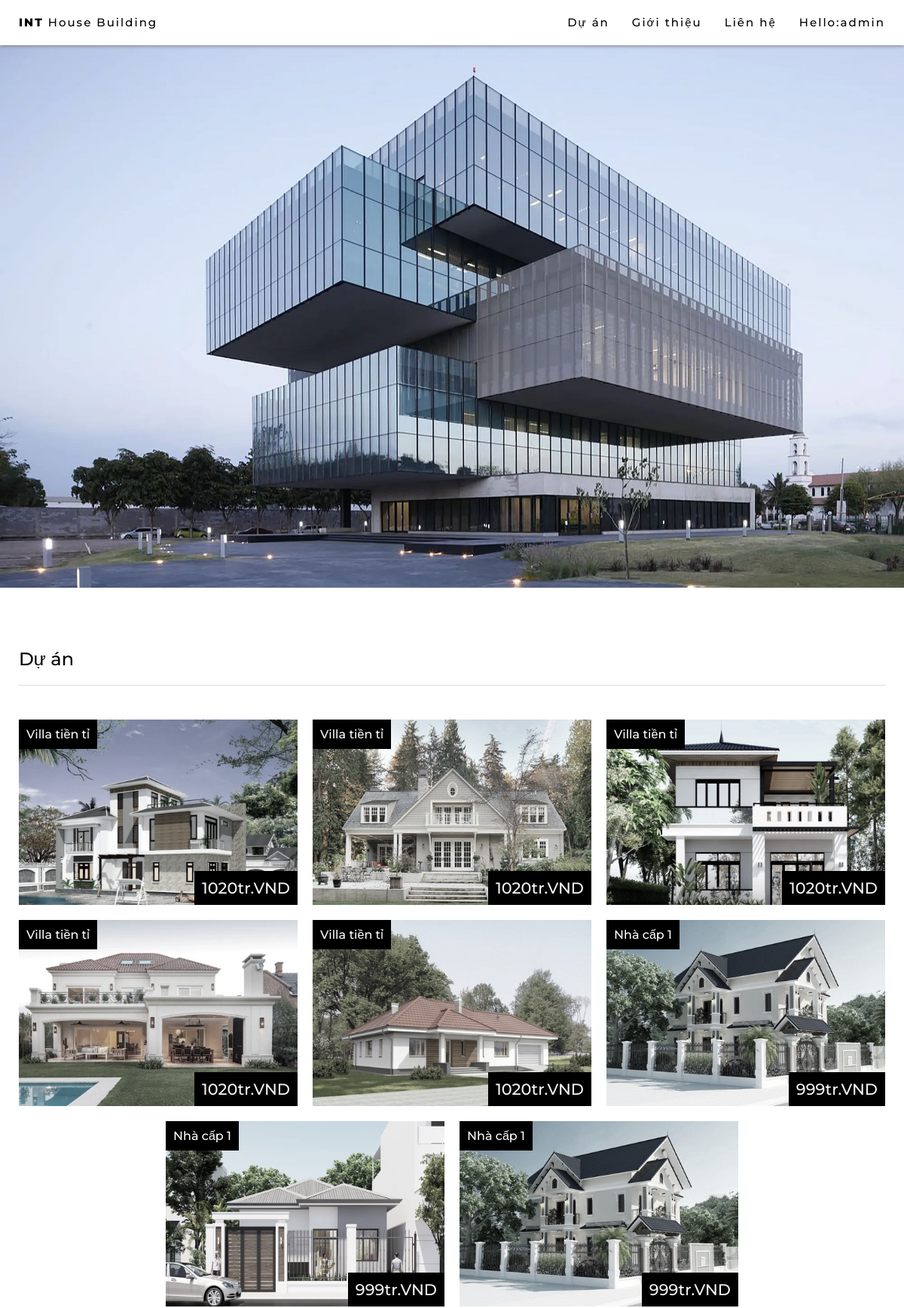
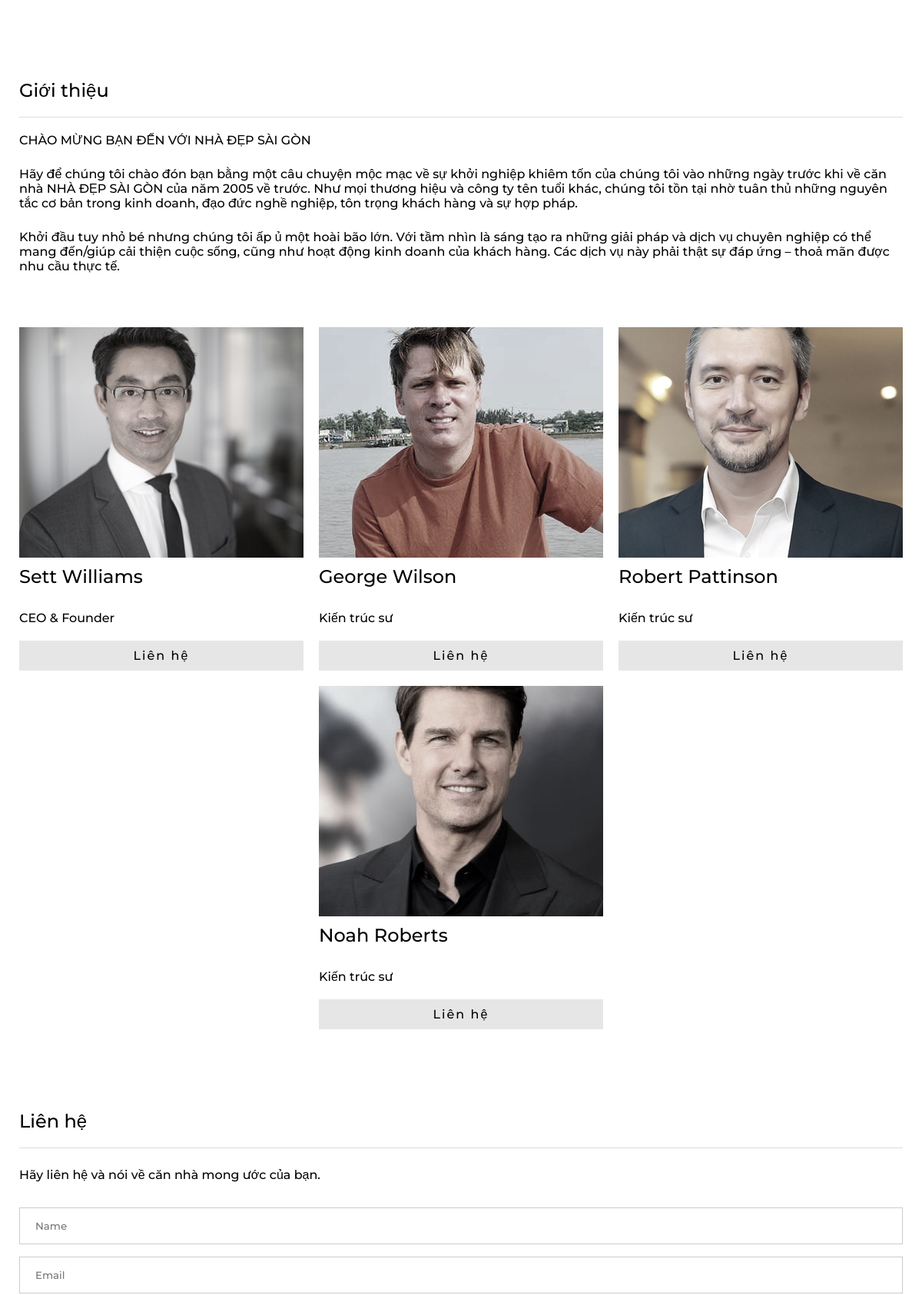
The app's page /index.php (signed in, upper part) with its own data (2 pictures, top to bottom).
### tables this page shows
CREATE TABLE `user` (
  `id` int(11) NOT NULL,
  `username` varchar(50) NOT NULL,
  `password` varchar(50) NOT NULL,
  `email` varchar(80) NOT NULL,
  `birthday` date NOT NULL,
  `role` int(11) NOT NULL,
  `avatar` varchar(500) NOT NULL,
  `phone` varchar(15) NOT NULL,
  `gender` varchar(10) NOT NULL
);

CREATE TABLE `post` (
  `id` int(11) NOT NULL,
  `cost` bigint(20) NOT NULL,
  `category` varchar(100) NOT NULL,
  `poster` int(11) NOT NULL,
  `content` varchar(8000) NOT NULL,
  `img` varchar(100) NOT NULL,
  `Title` varchar(100) NOT NULL
);

CREATE TABLE `employee` (
  `id` int(11) NOT NULL,
  `name` varchar(100) NOT NULL,
  `position` varchar(100) NOT NULL,
  `email` varchar(100) NOT NULL,
  `img` varchar(800) NOT NULL
);

### session.php (called while the page is built, shortened)
<?php
include('config.php');
$user_check = $_SESSION['login_user'];
$ses_sql = mysqli_query($db, "select * from user where username = '$user_check' ");
$row = mysqli_fetch_array($ses_sql, MYSQLI_ASSOC);
if (isset($_SESSION['login_user'])) {
   $login_session = $row['username'];
}

### index.php (the view, shortened to what this page needs)
    <?php
    include('session.php');
    ?>
<!DOCTYPE html>
<html lang="en">
<head>
    <link rel="stylesheet" href="style.css">
    <link rel="stylesheet" href="https://cdnjs.cloudflare.com/ajax/libs/font-awesome/4.7.0/css/font-awesome.min.css">
</head>
<body>
    <div id="navbar">
        <a href="#" class="home button">
            <b>INT</b> House Building
        </a>
        <?php
        if (!isset($_SESSION['login_user'])) {
            echo "<a href='#' id='myBtnMobile' class='button' onclick='openModal()'> Đăng nhập</a>";
        } else {
            echo "<a href='#' id='myBtnInfo' class='button' onclick='openModalInfo()'> Hello:" . $login_session . "</a>";
        }
        ?>
        <a href="#contact" class="button">
            Liên hệ
        </a>
        <a href="#about" class="button">
            Giới thiệu
        </a>
        <a href="#projects" class="button">
            Dự án
        </a>
    </div>
    <div class=" main_content">
        <div class="top_content">
            <img src="./img/architect.jpg" alt="architect" class="main_picture">
        </div>
        <div id="projects">
            <div class="sub_title">
                <h2>Dự án</h2>
            </div>
            <div class="projects_content">
                <?php
                $sql = "SELECT * FROM post ORDER BY id LIMIT 8 OFFSET 0";
                $result = mysqli_query($db, $sql);
                if ($result->num_rows > 0) {
                    while ($row = $result->fetch_assoc()) {
                        echo "<div class='sub_content' onclick='viewDetail(".$row['id'].");'>
                                <img src='./" . $row['img'] . "' alt='house1' class='sub_picture'>
                                <div class='sub_text'>
                                    <span>" . $row['category'] . "</span>
                                </div>
                                <div class='prices'>
                                    <span>" . (string)($row['cost'] / 1000000) . "tr.VND</span>
                                </div>
                            </div>";
                    }
                }
                ?>
            </div>
            <div id="about">
                <div class="sub_title">
                    <h2>Giới thiệu</h2>
                    <h4>CHÀO MỪNG BẠN ĐẾN VỚI NHÀ ĐẸP SÀI GÒN</h4>
                    <p>Hãy để chúng tôi chào đón bạn bằng một câu chuyện mộc mạc về sự khởi nghiệp khiêm tốn của
                        chúng
                        tôi vào những ngày trước khi về căn nhà NHÀ ĐẸP SÀI GÒN của năm 2005 về trước. Như mọi
                        thương
                        hiệu và công ty tên tuổi khác, chúng tôi tồn
                        tại nhờ tuân thủ những nguyên tắc cơ bản trong kinh doanh, đạo đức nghề nghiệp, tôn
                        trọng khách
                        hàng và sự hợp pháp.</p>
                    <p>Khởi đầu tuy nhỏ bé nhưng chúng tôi ấp ủ một hoài bão lớn. Với tầm nhìn là sáng tạo ra
                        những giải
                        pháp và dịch vụ chuyên nghiệp có thể mang đến/giúp cải thiện cuộc sống, cũng như hoạt
                        động kinh
                        doanh của khách hàng. Các dịch vụ này phải
                        thật sự đáp ứng – thoả mãn được nhu cầu thực tế.</p>
                </div>
                <div class="projects_content">
                    <?php
                    $sql = "SELECT * FROM employee ORDER BY id  LIMIT 4 OFFSET 0";
                    $result = mysqli_query($db, $sql);
                    if ($result->num_rows > 0) {
                        while ($row = $result->fetch_assoc()) {
                            echo "<div class='sub_content'>
                            <img src='./" . $row['img'] . "' alt='team1' class='sub_picture about' style='height:300px; object-fit: none;        object-position: center;' >
                            <h3>" . $row['name'] . "</h3>
                            <h4>" . $row['position'] . "</h4>
                            <a href='mailto:" . $row['email'] . "' class='button about'>Liên hệ</a>
                            </div>";
                        }
                    }
                    ?>
                </div>
            </div>
            <div id="contact">
                <div class="sub_title">
                    <h2>Liên hệ</h2>
                    <p>Hãy liên hệ và nói về căn nhà mong ước của bạn.</p>
                    <form action="/index.html" method="POST">
                        <input type="text" id="name" name="name" placeholder="Name">
                        <input type="text" id="email" name="email" placeholder="Email">
                    </form>
                </div>
            </div>
        </div>
    </div>
</body>
</html>

### style.css (style rules this page uses)
* { font-family: "Montserrat", sans-serif; text-decoration: none; font-weight: 500; margin: unset; }
html { scroll-behavior: smooth; }
b { font-weight: 800; }
p { margin: 25px 0px; text-align: left; }
#navbar { overflow: hidden; position: fixed; top: 0; z-index: 6; background-color: white; height: 60px; width: 100%; font-size: 15px; padding: 5px 10px; box-shadow: 0 1px 5px 0 gray; box-sizing: border-box; }
.button { margin: 5px 5px; float: right; color: black; padding: 10px 10px; letter-spacing: 2px; }
.home { float: left; }
.main_content { margin-top: 60px; display: flex; flex-direction: column; align-items: center; width: 100%; }
.top_content { width: 100%; height: auto; position: relative; max-width: 1500px; }
.main_picture { width: 100%; height: auto; margin: 0px 0px; }
.sub_title { padding: 20px 25px; }
#projects, #about, #contact { max-width: 1550px; width: 100%; }
.projects_content { display: flex; flex-flow: row wrap; justify-content: center; position: relative; padding: 15px; }
.sub_content { position: relative; padding: 10px; width: 25%; box-sizing: border-box; display: flex; flex-direction: column; }
@media only screen and (max-width: 1300px) { .sub_content { width: 33.333333%; } }
.sub_picture { width: 100%; height: auto; filter: grayscale(70%); }
.sub_text { position: absolute; background-color: black; color: white; padding: 10px; top: 10px; left: 10px; }
.prices { position: absolute; background-color: black; color: whitesmoke; padding: 10px; bottom: 10px; right: 10px; font-weight: 800; font-size: 130%; }
h2 { padding: 20px 0px; border-bottom: 1px solid rgb(221, 221, 221); margin-top: 40px; }
h3 { font-size: 1.5em; margin: 10px 0px; }
h4 { margin: 20px 0px; }
.button.about { background-color: rgb(230, 230, 230); width: calc(100% - 20px); float: initial; margin: auto; text-align: center; }
input[type="text"], select { width: 100%; padding: 15px 20px; margin: 8px 0; display: inline-block; border: 1px solid #ccc; box-sizing: border-box; }

### records on screen
user: username "admin"
post: img (picture), category "Villa tiền tỉ", $row['cost']/1000000 "1020"
post: img (picture), category "Villa tiền tỉ", $row['cost']/1000000 "1020"
post: img (picture), category "Villa tiền tỉ", $row['cost']/1000000 "1020"
post: img (picture), category "Villa tiền tỉ", $row['cost']/1000000 "1020"
post: img (picture), category "Villa tiền tỉ", $row['cost']/1000000 "1020"
post: img (picture), category "Nhà cấp 1", $row['cost']/1000000 "999"
post: img (picture), category "Nhà cấp 1", $row['cost']/1000000 "999"
post: img (picture), category "Nhà cấp 1", $row['cost']/1000000 "999"
employee: img (picture), name "Sett Williams", position "CEO & Founder"
employee: img (picture), name "George Wilson", position "Kiến trúc sư"
employee: img (picture), name "Robert Pattinson", position "Kiến trúc sư"
employee: img (picture), name "Noah Roberts", position "Kiến trúc sư"
